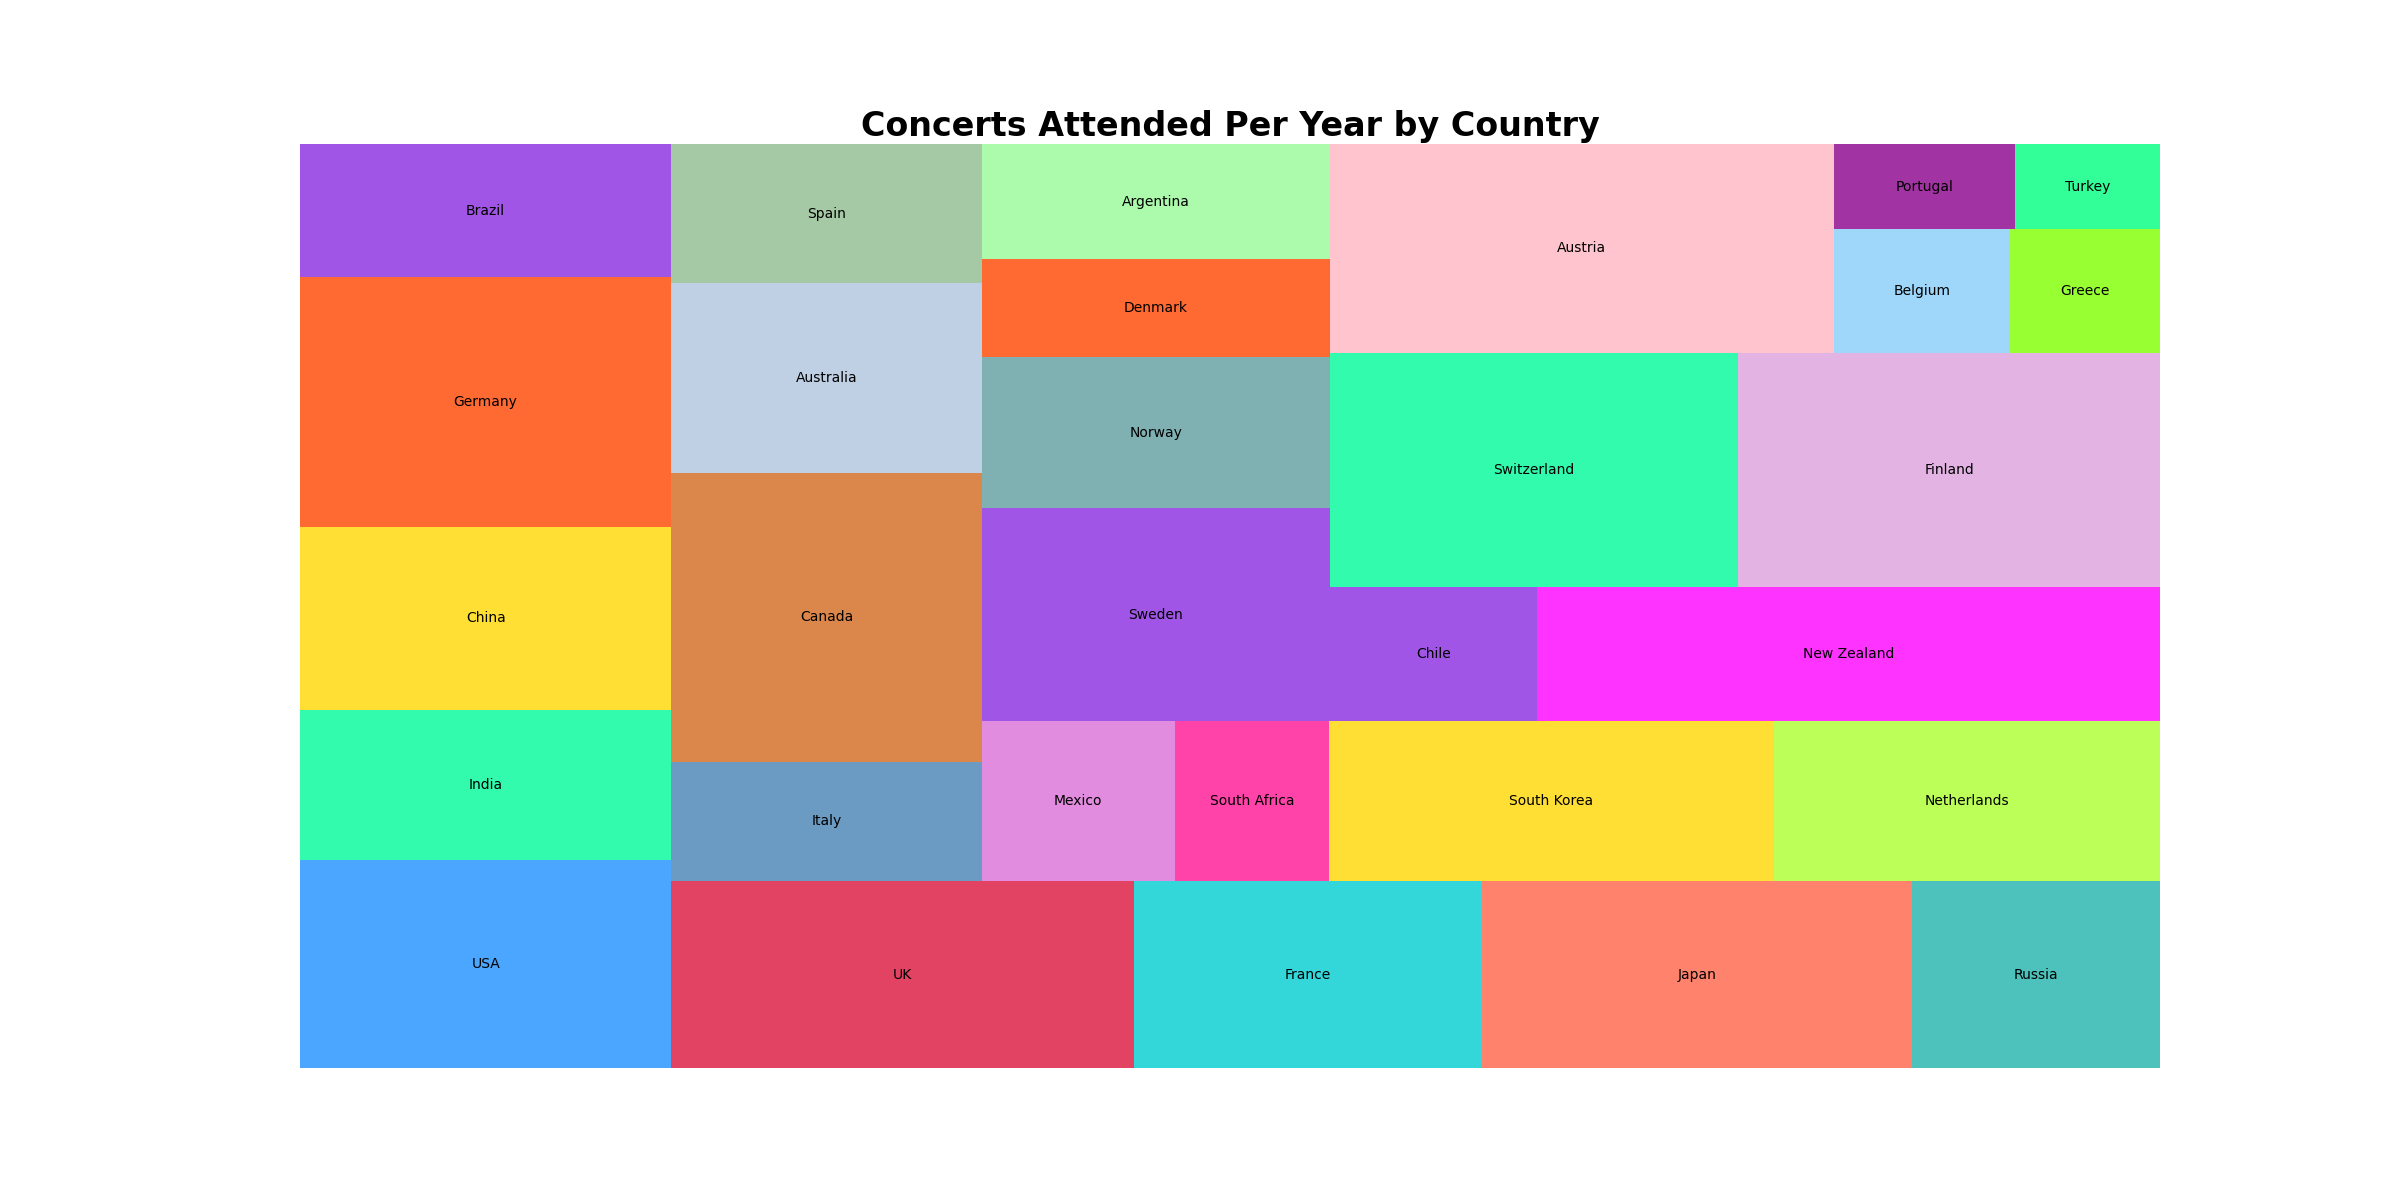

Generate this figure with Python:

import matplotlib.pyplot as plt
import pandas as pd
import squarify

# Prepare the data
data = {
    'Country': ['USA', 'India', 'China', 'Germany', 'Brazil', 'UK', 'France', 'Japan', 
                'Russia', 'Italy', 'Canada', 'Australia', 'Spain', 'Mexico', 'South Africa',
                'South Korea', 'Netherlands', 'Sweden', 'Norway', 'Denmark', 'Argentina', 
                'Chile', 'New Zealand', 'Switzerland', 'Finland', 'Austria', 'Belgium', 
                'Greece', 'Portugal', 'Turkey'],
    'Concerts Attended Per Year': [25, 18, 22, 30, 16, 28, 21, 26, 15, 12, 29, 
                            19, 14, 10, 8, 23, 20, 24, 17, 11, 13, 9, 27, 
                            31, 32, 34, 7, 6, 5, 4]
}
df = pd.DataFrame(data)

# Create a color palette, mapped to these values
colors = ['#1E90FF', '#00FA9A', '#FFD700', '#FF4500', '#8A2BE2', 
          '#DC143C', '#00CED1', '#FF6347', '#20B2AA', '#4682B4', 
          '#D2691E', '#B0C4DE', '#8FBC8F', '#DA70D6', '#FF1493',
          '#FFD700', '#ADFF2F', '#8A2BE2', '#5F9EA0', '#FF4500', 
          '#98FB98', '#8A2BE2', '#FF00FF', '#00FA9A', '#DDA0DD', 
          '#FFB6C1', '#87CEFA', '#7FFF00', '#8B008B', '#00FF7F']

# Plot
plt.figure(figsize=(24, 12))
squarify.plot(sizes=df['Concerts Attended Per Year'], label=df['Country'], color=colors, alpha=0.8)
plt.title('Concerts Attended Per Year by Country', fontsize=24, fontweight='bold')
plt.axis('off')  # Removes the axes to create a treemap
plt.show()
